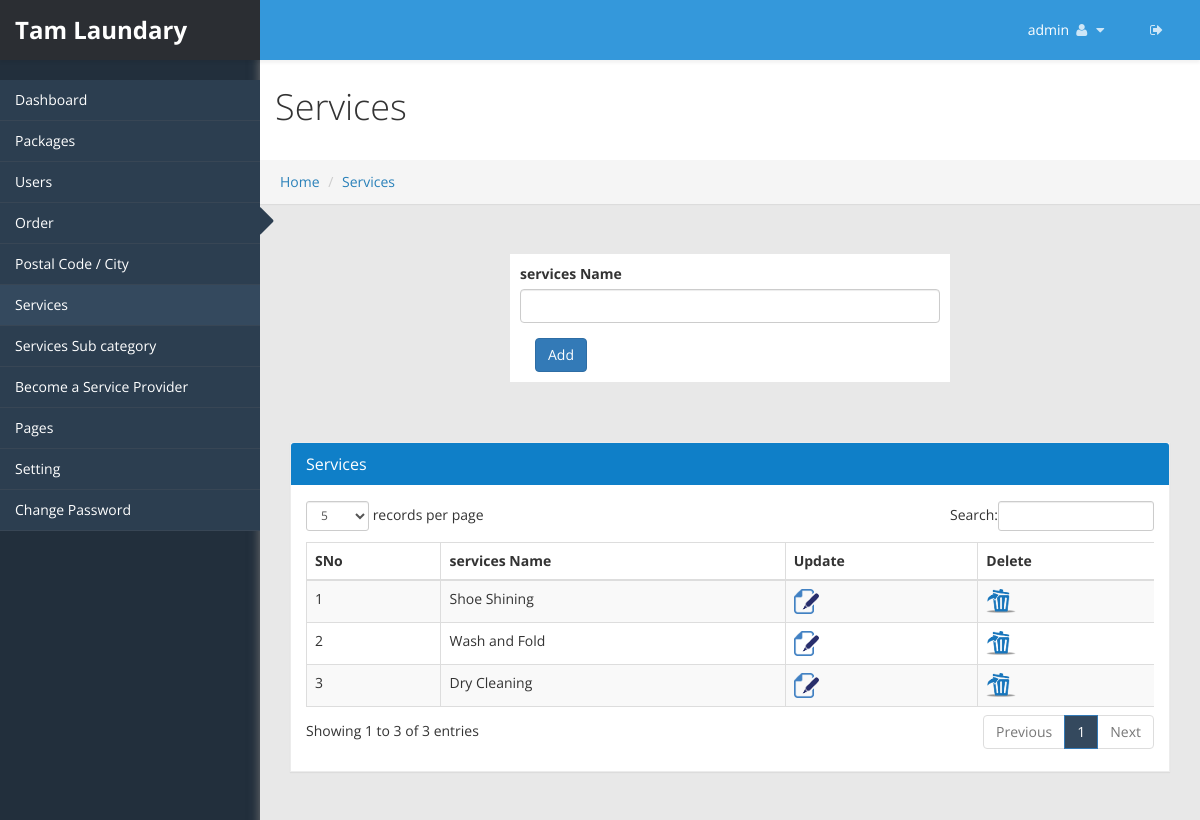
The page /admincp/services.php (signed in) on the database its author committed.
### tables this page shows
CREATE TABLE IF NOT EXISTS `sv_admin_login` (
  `admin_id` int(20) NOT NULL AUTO_INCREMENT,
  `user_name` varchar(255) NOT NULL,
  `password` varchar(255) NOT NULL,
  `email_id` varchar(255) NOT NULL,
  `site_name` varchar(255) NOT NULL,
  `logo` varchar(255) NOT NULL,
  `favicon` varchar(255) NOT NULL,
  `site_desc` varchar(255) NOT NULL,
  `keyword` varchar(255) NOT NULL,
  `site_url` varchar(255) NOT NULL,
  `paypal_id` varchar(250) NOT NULL,
  `currency_mode` varchar(100) NOT NULL,
  `paypal_site_mode` varchar(100) NOT NULL,
  PRIMARY KEY (`admin_id`)
);

CREATE TABLE IF NOT EXISTS `sv_services` (
  `services_id` int(25) NOT NULL AUTO_INCREMENT,
  `services_name` varchar(255) NOT NULL,
  PRIMARY KEY (`services_id`)
);

### admincp/services.php (the view, shortened to what this page needs)
<!DOCTYPE html>
<html xmlns="http://www.w3.org/1999/xhtml">
<?php include("../connection.php"); ?>
<?php
if(isset($_REQUEST['services_id']))
	{
		$services_id=mysqli_real_escape_string($_REQUEST['services_id']);
		$res=mysqli_query($con, "select * from sv_services where services_id='$services_id'");
		$row=mysqli_num_rows($res);
		if($row==0)
	 	{
		  $services_id="";
		  $services_name="";
		}
		else
		{
			$fet=mysqli_fetch_array($res);
			$services_name=mysqli_real_escape_string($fet['services_name']);
		}
	}
	else
	{
		$services_name="";
	}
?>
<body>
    <div id="wrapper">
        <?php include("top_menu.php") ?>
        <?php include("side_menu.php") ?>
        <div id="page-wrapper" >
		  <div class="header">
                        <h1 class="page-header">
                            Services
                        </h1>
						<ol class="breadcrumb">
					  <li><a href="#">Home</a></li>
					  <li><a href="#">Services</a></li>
					</ol>
		</div>
            <div id="page-inner">
			    <div class="panel-body">
				<div class="col-lg-3 col-md-3 col-sm-3"></div>
				<div class="col-lg-6 col-md-6 col-sm-6 table-bg">
                <div class="form-group">
                    <label>services Name</label>
					<input type="text" id="sname" class="form-control" name="sname" value="<?php echo $services_name;?>">
				</div>
				<div class="col-lg-6 col-md-6 col-sm-6">
					<?php if(isset($_REQUEST['services_id'])) { ?>
					<button type="button" class="btn btn-primary" onclick="javascript:services_funct('update')">Update</button>
					<?php } else { ?>
					<button type="button" class="btn btn-primary" onclick="javascript:services_funct('add')">Add</button>
					<?php } ?>
				</div>
					</div>
					<div class="col-lg-3 col-md-3 col-sm-3"></div>
					</div>
            <div id="page-inner">
            <div class="row">
                <div class="col-md-12">
                    <div class="panel panel-default">
                        <div class="panel-heading">
                             Services
                        </div>
                        <div class="panel-body">
                            <div class="table-responsive">
                                <table class="table table-striped table-bordered table-hover" id="dataTables-example">
                                    <thead>
                                        <tr>
                                            <th>SNo</th>
											<th>services Name</th>
											<th>Update</th>
											<th>Delete</th>
                                        </tr>
                                    </thead>
									<tbody>
									<?php
										$sno=0;
										$res=mysqli_query($con, "select * from sv_services ORDER BY services_id DESC");
										while($row=mysqli_fetch_array($res))
										{
											$sno++;
											$services_id=mysqli_real_escape_string($con, $row['services_id']);
											$services_name=mysqli_real_escape_string($con, $row['services_name']);
									?>
										<tr>
											<td><?php echo $sno; ?></td>
											<td><?php echo $services_name; ?></td>
											<td><a href="services.php?services_id=<?php echo $services_id;?>"><img src="images/file_edit.png"  alt="update" title="update" ></a></td>
											<td><a href="javascript:services_del('<?php echo $services_id;?>');"><img src="images/delete.png" alt="" title="delete"></a></td>
										</tr>
										<?php } ?>
									</tbody>
                                </table>
                            </div>
                        </div>
                    </div>
                </div>
            </div>
                   </div>
    </div>
            </div>
</body>
</html>

### admincp/top_menu.php (shortened to what this page needs)
<?php
 include("../connection.php");
 $res=mysqli_fetch_array(mysqli_query($con, "select * from sv_admin_login"));
	$site_name=mysqli_real_escape_string($con, $res['site_name']);
	$site_url=mysqli_real_escape_string($con, $res['site_url']);
?>
<head>
    <link href="css/bootstrap.css" rel="stylesheet" />
    <link href="css/font-awesome.css" rel="stylesheet" />
    <link href="css/custom-styles.css" rel="stylesheet" />
    <link href="js/dataTables/dataTables.bootstrap.css" rel="stylesheet" />
	    <link href="css/style.css" rel="stylesheet" />
    <link rel="stylesheet" href="js/Lightweight-Chart/cssCharts.css">
	    <link href="css/style.css" rel="stylesheet" />
		<link href="http://www.jqueryscript.net/css/jquerysctipttop.css" rel="stylesheet" type="text/css">
<link rel="stylesheet" type="text/css" href="css/livegraph.css" />
</head>
<?php
if(!isset($_SESSION['user_nam']))
	header("Location:index.php");
else
{
	$user_name=mysqli_real_escape_string($con, $_SESSION['user_nam']);
	$res=mysqli_fetch_array(mysqli_query($con,"select * from sv_admin_login where user_name='$user_name'"));
	$uname=mysqli_real_escape_string($con, $res['user_name']);
	$site_name=mysqli_real_escape_string($con, $res['site_name']);
}
?>
<nav class="navbar navbar-default top-navbar" role="navigation">
            <div class="navbar-header">
                <a class="navbar-brand" href="<?php echo $site_url;?>"><strong><?php echo $site_name; ?></strong></a>
            </div>
            <ul class="nav navbar-top-links navbar-right">
                 <li class="dropdown">
                    <a class="dropdown-toggle" data-toggle="dropdown" href="#" aria-expanded="false">
					<span><?php echo $uname;?></span>
                        <i class="fa fa-user fa-fw"></i> <i class="fa fa-caret-down"></i>
                    </a>
                </li>
			 <li class="dropdown">
                    <a href="logout.php">
                        <i class="fa fa-sign-out" aria-hidden="true"></i>
                    </a>
                </li>
			</ul>
        </nav>

### admincp/css/custom-styles.css (style rules this page uses)
body { font-family: 'Open Sans', sans-serif; background: #222f3c; }
#wrapper { width: 100%; }
#page-wrapper { padding: 15px 15px; min-height: 600px; background: #E8E8E8; }
#page-inner { width:100%; margin:10px 20px 10px 0px; background-color:transparent; padding: 15px 15px; min-height:1200px; }
h1, .h1, h2, .h2, h3, .h3 { margin-top: 7px; }
body { overflow-x:hidden; }
.panel { border-radius:0px; }
.top-navbar { position: fixed; width: 100%; z-index: 300; -webkit-box-shadow: 0 3px 3px rgba(0, 0, 0, 0.05); -moz-box-shadow: 0 3px 3px rgba(0, 0, 0, 0.05); box-shadow: 0 3px 3px rgba(0, 0, 0, 0.05); }
#page-wrapper { position: relative; top: 55px; box-shadow: 0 0 10px #757575; -moz-box-shadow: 0 0 10px #757575; -webkit-box-shadow: 0 0 10px #757575; }
.breadcrumb { padding: 12px 10px 12px 20px; margin-bottom: 20px; list-style: none; border-radius: 0; -webkit-box-shadow: 0 1px 1px rgba(0,0,0,.05); box-shadow: 0 1px 1px rgba(0,0,0,.05); }
.page-header { padding-bottom: 9px; margin: 0; border-bottom: 1px solid transparent; text-align: left;background-color: #fff;padding: 32px 22px 32px 15px; font-weight:300; }
.panel-default { border-color: #ECECEC; }
.panel-default > .panel-heading { color: #FFF; border-color: #FFF; background: #0f7fc8; font-size: 16px; text-shadow: none; }
.panel-heading { border-bottom: 1px solid transparent; border-top-left-radius: 3px; border-top-right-radius: 3px; }
.top-navbar { margin:0px; padding:0px 30px 0 0; }
.top-navbar .navbar-brand { color: #fff; width: 260px; text-align: left; height: 60px; font-size: 24px; font-weight: 700; line-height: 30px; background: #2980b9; }
.top-navbar .nav > li { position: relative; display: inline-block; margin: 0px; padding: 0px; }
.top-navbar .nav > li > a { position: relative; display: block; padding: 20px; color: #FFFFFF; margin: 0px; }
.top-navbar { background: #3498db; border-bottom:none; }
.top-navbar .nav > li > a > i { margin-right: 2px; }
.navbar-default { border:0px solid black; }
.navbar-header { background: transparent; }
.nav > li > a > i { margin-right:10px; color: rgba(255, 255, 255, 0.76); }
@media (min-width:768px) { #page-wrapper { margin: 0 0 0 260px; padding: 0; min-height: 1200px; } }
@media (min-width:768px) { .navbar { border-radius: 0px; } }

### admincp/css/style.css (style rules this page uses)
.table-bg { padding: 10px; background-color: #fff; margin-bottom:20px; }

### admincp/css/livegraph.css (style rules this page uses)
table { border-collapse: collapse; }
table, th, td { border: 1px solid black; padding: 4px; }

### rows shown on the page
sv_admin_login: site_name "Tam Laundary", user_name "admin"
sv_services: services_name "Shoe Shining"
sv_services: services_name "Wash and Fold"
sv_services: services_name "Dry Cleaning"
